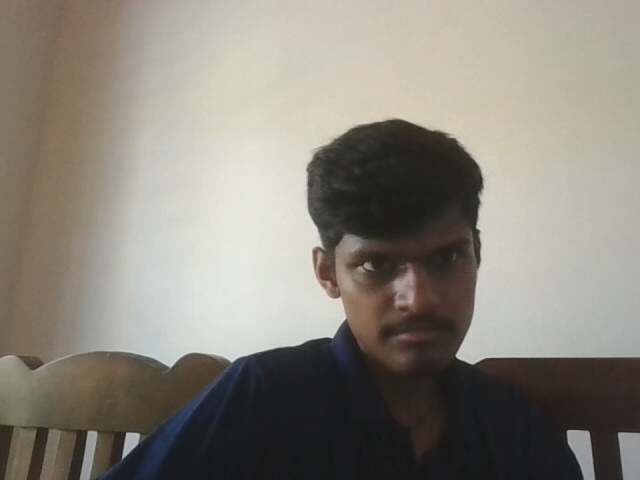
#> input picture data/baseline_frames/baseline.jpg, 640 x 480 px
$ python -i privacy.py   (imports and definitions only)
#> lines starting #> are read from the running program, lines starting #| are printed output that depends on the picture; after the words box and inside, x2 and y2 are one past the last pixel; in counts of white or black regions, pixels touching at a corner belong together
### utils/logger.py
"""
Centralized logging system
"""
import logging
import sys
from logging.handlers import RotatingFileHandler
from pathlib import Path
import colorlog

class SystemLogger:
    """Singleton logger for the entire system"""

    _instance = None
    _loggers = {}

    def __new__(cls):
        if cls._instance is None:
            cls._instance = super(SystemLogger, cls).__new__(cls)
            cls._instance._initialized = False
        return cls._instance

    def __init__(self):
        if self._initialized:
            return
        self._initialized = True

    def setup_logger(self, name, log_file=None, level=logging.INFO):
        """
        Setup a logger with console and file handlers

        Args:
            name: Logger name
            log_file: Path to log file
            level: Logging level

        Returns:
            logger: Configured logger instance
        """
        if name in self._loggers:
            return self._loggers[name]

        logger = logging.getLogger(name)
        logger.setLevel(level)
        logger.propagate = False

        # Console handler with colors
        console_handler = colorlog.StreamHandler(sys.stdout)
        console_handler.setLevel(level)

        console_format = colorlog.ColoredFormatter(
            '%(log_color)s%(asctime)s - %(name)s - %(levelname)s - %(message)s',
            datefmt='%Y-%m-%d %H:%M:%S',
            log_colors={
                'DEBUG': 'cyan',
                'INFO': 'green',
                'WARNING': 'yellow',
                'ERROR': 'red',
                'CRITICAL': 'red,bg_white',
            }
        )
        console_handler.setFormatter(console_format)
        logger.addHandler(console_handler)

        # File handler
        if log_file:
            log_path = Path(log_file)
            log_path.parent.mkdir(parents=True, exist_ok=True)

            file_handler = RotatingFileHandler(
                log_file,
                maxBytes=10*1024*1024,  # 10MB
                backupCount=5
            )
            file_handler.setLevel(level)

            file_format = logging.Formatter(
                '%(asctime)s - %(name)s - %(levelname)s - %(message)s',
                datefmt='%Y-%m-%d %H:%M:%S'
            )
            file_handler.setFormatter(file_format)
            logger.addHandler(file_handler)

        self._loggers[name] = logger
        return logger

    def get_logger(self, name):
        """Get existing logger or create new one"""
        if name in self._loggers:
            return self._loggers[name]
        return self.setup_logger(name)


def get_logger(name, log_file=None):
    """
    Convenience function to get a logger

    Args:
        name: Logger name
        log_file: Optional log file path

    Returns:
        logger: Logger instance
    """
    system_logger = SystemLogger()
    if log_file:
        return system_logger.setup_logger(name, log_file)
    return system_logger.get_logger(name)
#> further down, picture is the input picture: shape (480, 640, 3); mean B, G, R 123.3, 133.5, 138.1

### utils/privacy.py
"""
Privacy protection - Face blurring functionality
"""
import cv2
from utils.logger import get_logger

logger = get_logger(__name__)


class FaceBlurrer:
    """Blur detected faces in frames for privacy protection"""

    def __init__(self, model_path=None, scale_factor=1.1, min_neighbors=5, min_size=(30, 30)):
        """
        Initialize face blurrer

        Args:
            model_path: Path to face detection model (Haar cascade or DNN)
            scale_factor: Parameter for face detection
            min_neighbors: Minimum neighbors for detection
            min_size: Minimum face size
        """
#> called with scale_factor = 1.1, min_neighbors = 5, min_size = (30, 30)
        self.scale_factor = scale_factor
        self.min_neighbors = min_neighbors
        self.min_size = min_size

        # Try to load Haar cascade (fallback)
        if model_path is None:
            # Default OpenCV Haar cascade
            try:
                model_path = cv2.data.haarcascades + 'haarcascade_frontalface_default.xml'
            except:
                # Fallback for older OpenCV versions
                import os
                cv_path = os.path.dirname(cv2.__file__)
                model_path = os.path.join(cv_path, 'data', 'haarcascade_frontalface_default.xml')

        try:
            self.face_cascade = cv2.CascadeClassifier(model_path)
            if self.face_cascade.empty():
                raise ValueError("Failed to load cascade classifier")
            logger.info(f"Face detector loaded: {model_path}")
#> (this line was passed over: colorlog is not available in this run)
        except Exception as e:
            logger.error(f"Failed to load face detector: {e}")
            # Create a dummy cascade that won't detect anything
            self.face_cascade = None

    def blur_faces(self, frame, blur_strength=15):
        """
        Detect and blur faces in the frame

        Args:
            frame: Input BGR frame
            blur_strength: Kernel size for Gaussian blur (odd number)

        Returns:
            frame: Frame with blurred faces
        """
#> called with blur_strength = 15
        if self.face_cascade is None:
            logger.warning("Face cascade not loaded, returning original frame")
            return frame

        if blur_strength % 2 == 0:
            blur_strength += 1  # Must be odd

        try:
            gray = cv2.cvtColor(frame, cv2.COLOR_BGR2GRAY)
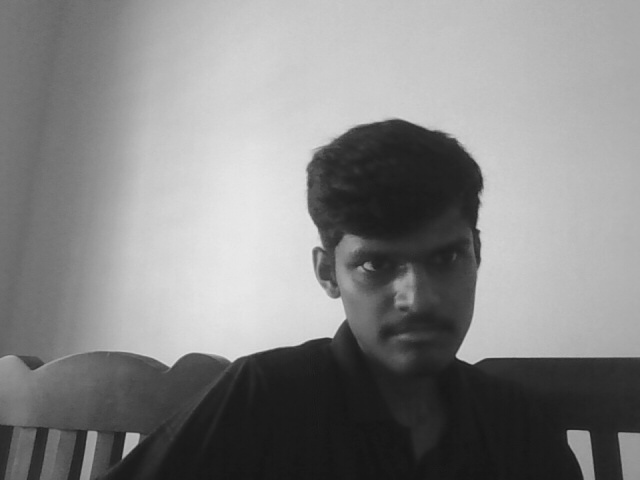
#> gray: shape (480, 640); min 20, max 233, mean 133.7
            faces = self.face_cascade.detectMultiScale(
                gray,
                scaleFactor=self.scale_factor,
                minNeighbors=self.min_neighbors,
                minSize=self.min_size
            )
#> faces = [[325, 204, 166, 166]]

            blurred_frame = frame.copy()
            for (x, y, w, h) in faces:
                # Extract face ROI
                face_roi = blurred_frame[y:y+h, x:x+w]
                # Apply Gaussian blur
                face_roi = cv2.GaussianBlur(face_roi, (blur_strength, blur_strength), 0)
                # Put back
                blurred_frame[y:y+h, x:x+w] = face_roi
#> this loop made 1 pass
#> pass 1, in blur_faces, `face_roi = blurred_frame[y:y+h, x:x+w]`:
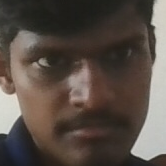
#> face_roi: shape (166, 166, 3); mean B, G, R 70.5, 77.9, 88.2
#> pass 1, in blur_faces, `face_roi = cv2.GaussianBlur(face_roi, (blur_strength, blur_strength), 0)`:
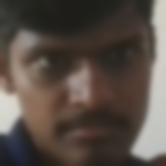
#> face_roi: shape (166, 166, 3); mean B, G, R 70.5, 77.9, 88.2
#> after the loop:
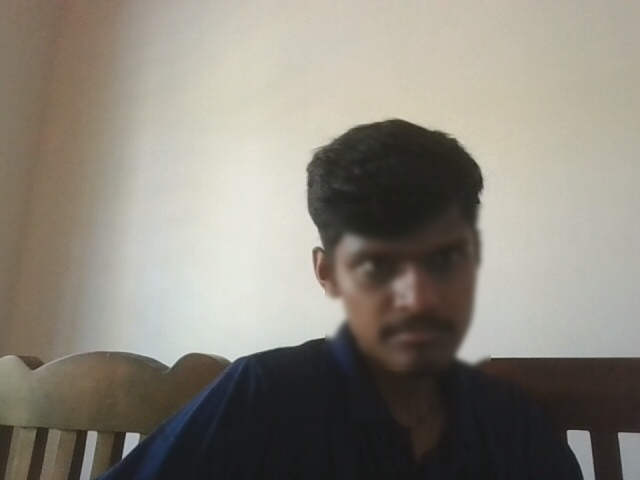
#> blurred_frame: shape (480, 640, 3); 8.5% of pixels changed, all inside (x1, y1, x2, y2) = (325, 204, 491, 370)

            if len(faces) > 0:
                logger.debug(f"Blurred {len(faces)} face(s)")

            return blurred_frame
        except Exception as e:
            logger.error(f"Error blurring faces: {e}")
            return frame

>>> import cv2
>>> picture = cv2.imread('../data/baseline_frames/baseline.jpg')
>>> result = FaceBlurrer().blur_faces(picture)
